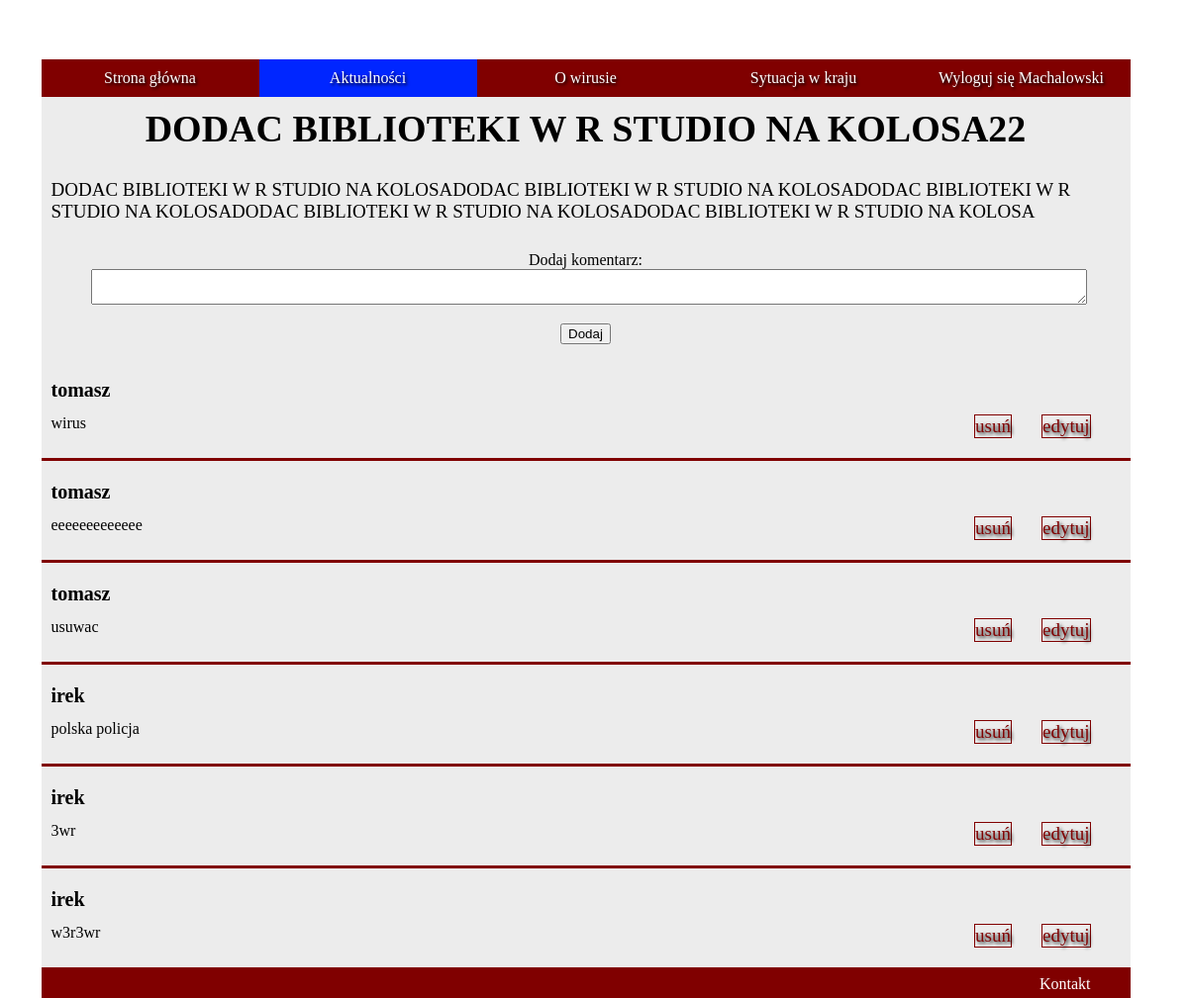
The page /czytaj.php?id=15 (signed in) on the database its author committed.
### tables this page shows
CREATE TABLE `posty` (
  `post_id` int(11) NOT NULL,
  `tytul` varchar(100) NOT NULL,
  `tekst` varchar(10000) NOT NULL,
  `streszczenie` varchar(500) NOT NULL
);

CREATE TABLE `komentarze` (
  `komentarz_id` int(11) NOT NULL,
  `id_fk` int(11) NOT NULL,
  `zawartosc` varchar(500) NOT NULL,
  `fk_po` int(11) DEFAULT NULL
);

CREATE TABLE `uzytkownicy` (
  `id_uzytkownik` int(11) NOT NULL,
  `login` varchar(50) NOT NULL,
  `haslo` char(100) NOT NULL,
  `imie` varchar(50) NOT NULL,
  `email` varchar(70) NOT NULL
);

### czytaj.php (the view, shortened to what this page needs)
<!DOCTYPE html>
<html lang="pl">
<head>
    <link rel="stylesheet" href="aktualnosczalogowanie.css">
</head>
<body>
    <nav>
    <ul>
        <li><a href="index.php">Strona główna</a></li>
        <li><a class="menu active" href="aktualnoscizalogowanie.php">Aktualności</a></li>
        <li><a href="Owirusie.php">O wirusie</a></li>
        <li><a href="Sytuacja.php">Sytuacja w kraju</a></li>
        <li> <?php
        if(!isset($_SESSION['zalogowany']))
        {
              echo '<a href="logowanie.html">Logowanie</a>';
        }
        else
        {
            echo '<a href="Wyloguj.php">Wyloguj się '.$_SESSION['login'].'</a>';
        }
        ?></li>
      </ul>
    </nav>
    <main>
<?php
        try
    {
        $connect = new PDO('mysql:host=localhost;dbname=projekt', 'root', '');
    }
    catch (PDOException $e)
    {
        echo $e -> getMessage() . "<br/>";
        echo "blad polaczenia bezy danych";
        die();
    }
    $sql = 'SELECT tytul, tekst FROM posty where post_id = '.$_GET['id'];
    echo '<div class="contener">';
        echo '<div class="artykul2">';
        foreach ($connect -> query($sql) as $rows)
        {
            echo '<div class="tresc">';
                    echo '<h1 class="trh1">'.$rows['tytul'].'</h1>';
                    echo '<p>'.$rows['tekst'].'</p>';
            echo '</div>';
        }
         echo '</div>';
    echo '</div>';
?>
<div class="contener2">
        <form action="komentarz.php" method="POST">
            <label for="skrot">Dodaj komentarz:</label><br>
            <textarea type="zawartosc" id="zawartosc" name="zawartosc"></textarea><br>
                <div class="przyciski">
                     <input type="submit" value="Dodaj">
                </div>
         </form>
        <?php
             try
             {
                 $connect = new PDO('mysql:host=localhost;dbname=projekt', 'root', '');
             }
             catch (PDOException $e)
             {
                 echo $e -> getMessage() . "<br/>";
                 echo "blad polaczenia bezy danych";
                 die();
             }
        $sql = 'SELECT login, zawartosc, komentarz_id FROM uzytkownicy JOIN komentarze ON (id_uzytkownik=id_fk) where fk_po = '.$_GET['id'].' ORDER BY komentarz_id DESC';
        foreach ($connect -> query($sql) as $rows)
        {
        echo'<div class="komentarz2">';
            echo '<p class="nick">'.'<b>'.$rows['login'].'</b></p>';
            echo '<p>'.$rows['zawartosc'].'<a class="czytaj2" href="edytujkom.php?id=' . $rows['komentarz_id'] . '">'."edytuj".'</a>'.'<a class="czytaj2" href="usunkom.php?id=' . $rows['komentarz_id'] . '">'."usuń".'</a>'.'</p>';
        echo '</div>';
        }
        ?>
</div>
    </main>
    <footer>Kontakt</footer>
</body>
</html>

### aktualnosczalogowanie.css (style rules this page uses)
html { width: calc(100vw - 17px); }
body { width: 1100px; margin: 0 auto; padding-top: 60px; background-image: url(IMG/tlo.png); background-repeat: no-repeat; background-position: center top; }
main { background-color: rgb(236, 236, 236); }
nav ul { padding: 0; margin: 0; }
nav li { display: block; width: 20%; float: left; text-align: center; }
nav a { text-decoration: none; text-shadow: black 0.1em 0.1em 0.2em; color: white; width: 100%; display: inline-block; padding: 10px 0; background-color: #800000; }
.active { background-color: rgb(0, 38, 255); }
.contener { width: 100%; display: flex; }
.czytaj2 { text-decoration: none; float: right; margin-right: 30px; font-size: 19px; text-shadow: black 0.1em 0.1em 0.2em; color: #800000; border: solid 1px #800000; }
.artykul2 { font-size: 19px; display: flex; }
.tresc { width: 1100px; }
.contener2 { width: 100%; }
.nick { padding-top: 0; margin-bottom: -23px; font-size: 20px; }
form { text-align: center; padding-left: 50px; padding-right: 50px; }
#zawartosc { width: 1000px; }
.komentarz2 { border-bottom: #800000 solid 3px; }
.przyciski { text-align: center; padding: 15px; }
.trh1 { text-align: center; margin: 10px 100px; }
footer { background-color: #800000; color: white; text-align: right; padding: 5px 40px; }
p { padding: 10px; }

### rows shown on the page
posty: tytul "DODAC BIBLIOTEKI W R STUDIO NA KOLOSA22", tekst "DODAC BIBLIOTEKI W R STUDIO NA KOLOSADODAC BIBLIOTEKI W R STUDIO NA KOLOSADODAC BIBLIOTEKI W R STUDIO NA KOLOSADODAC BIBLIOTEKI W R STUDIO NA KOLOSADODAC BIBLIOTEKI W R STUDIO NA KOLOSA"
komentarze: id_fk.login "tomasz", zawartosc "wirus"
komentarze: id_fk.login "tomasz", zawartosc "eeeeeeeeeeeee"
komentarze: id_fk.login "tomasz", zawartosc "usuwac"
komentarze: id_fk.login "irek", zawartosc "polska policja"
komentarze: id_fk.login "irek", zawartosc "3wr"
komentarze: id_fk.login "irek", zawartosc "w3r3wr"

### other values the page prints
$_SESSION['login'] "Machalowski"
